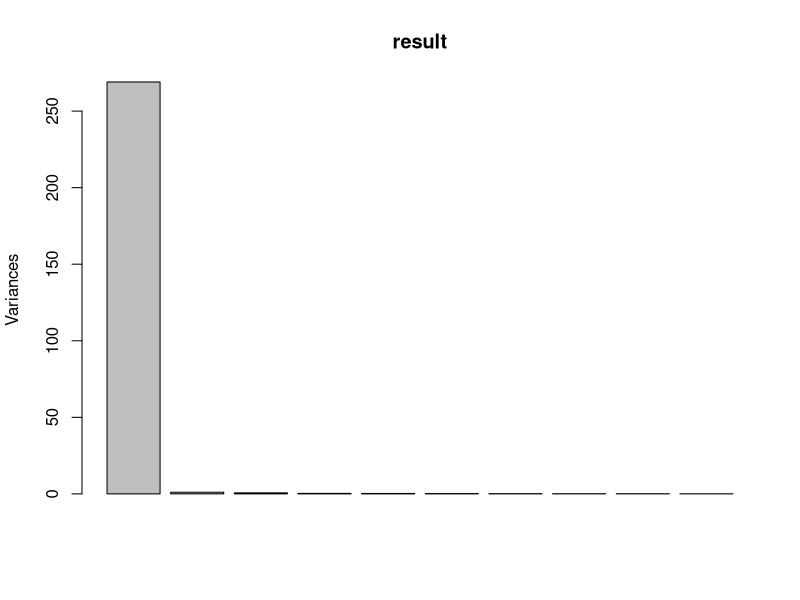
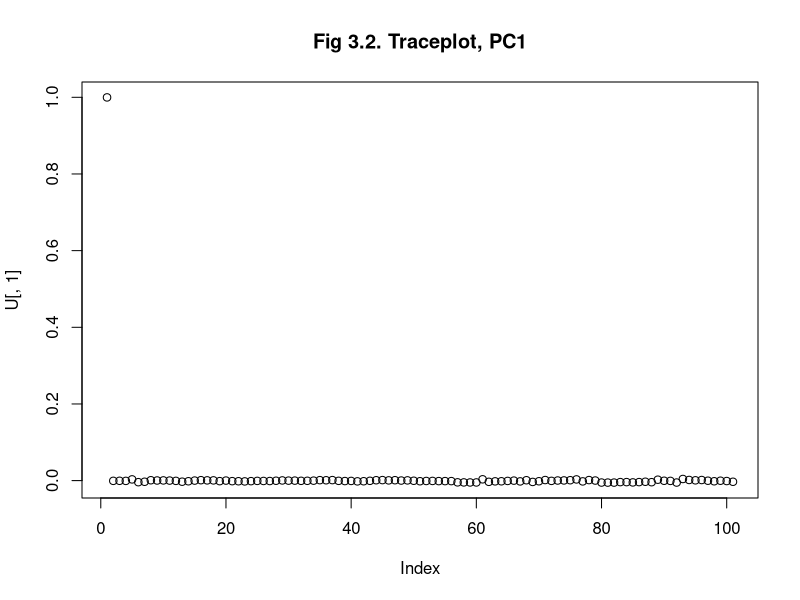
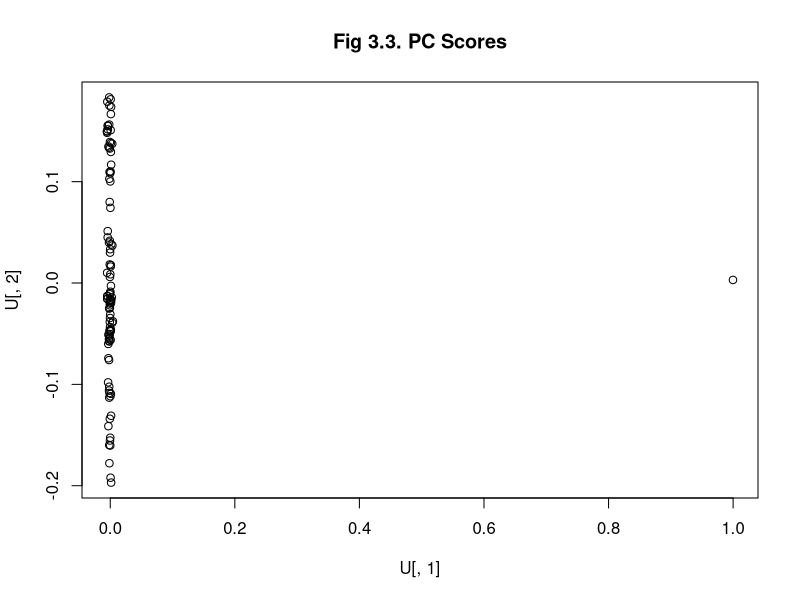

Source code (R) for these figures, in order:
## ---- chunk 1
library(magrittr)
library(dplyr)

crime_df <- read.csv("communities.csv")

crime_df %>% View()
## ---- chunk 2
# Assignment 3.1

X <- crime_df %>%
  select(-"ViolentCrimesPerPop") %>%
  scale()

S <- (1/nrow(X)) * t(X) %*% X

# Find eigenvalues and vectors
eigen(S)

result <- prcomp(crime_df)
lambda <- result$sdev^2
lambda

sprintf("%2.3f",lambda/sum(lambda)*100)
screeplot(result)

## ---- chunk 3
# Assignment 3.2

PCA_2 <- princomp(crime_df)

# U contains the PC loadings
# The eigenvectors basically (columnwise)
U <- PCA_2$loadings

plot(U[,1], main="Fig 3.2. Traceplot, PC1")
## ---- chunk 4
plot(U[,1], U[,2], main="Fig 3.3. PC Scores")
